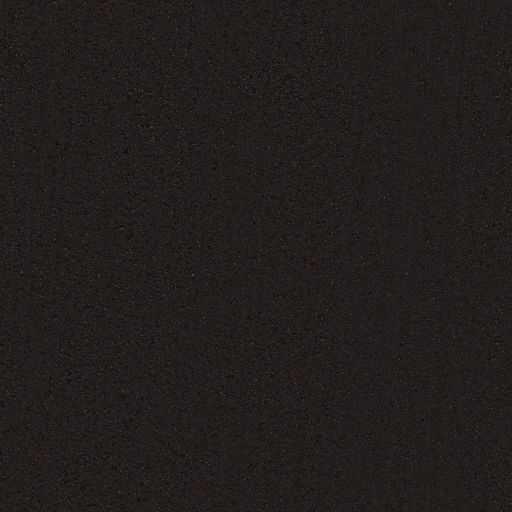
#> input picture assets/asphalt.jpg, 1024 x 1024 px, given in place of Facade001_1K-JPG_Color.jpg, which was not available (shown at 1/2 size)
$ python assets_venue.py ../assets
#> lines starting #> are read from the running program, lines starting #| are printed output that depends on the picture; pictures that were not available may be replaced by others from this repository, and a replacement may not be noted
"""Prepare the CC0 venue textures (ambientCG) for the 3D renderer's buildings.
usage: python tools/assets_venue.py DOWNLOAD_DIR
DOWNLOAD_DIR holds the extracted ambientCG 1K-JPG sets, one folder per asset:
  Facade001 (glass curtain wall), Facade006 (banded office windows),
  Facade002 (glass with lit panels), CorrugatedSteel005 (metal cladding).
Writes assets/venue_*.jpg and embeds them in js/assets/venue.js as data URIs, with the
same key conventions as core.js: albedo, `_n` normal (OpenGL), `_arm` packed
AO / roughness / metalness.
"""
import sys, pathlib, base64, json
from PIL import Image

SRC = pathlib.Path(sys.argv[1])
ROOT = pathlib.Path(__file__).resolve().parent.parent
OUT = ROOT / 'assets'; OUT.mkdir(exist_ok=True)
JS = ROOT / 'js' / 'assets'

SETS = {
    'glass': 'Facade001',
    'office': 'Facade006',
    'glasslit': 'Facade002',
    'clad': 'CorrugatedSteel005',
}
S = 512
keys = {}
for key, aid in SETS.items():
    d = SRC / aid
    col = Image.open(d / f'{aid}_1K-JPG_Color.jpg').convert('RGB').resize((S, S), Image.LANCZOS)
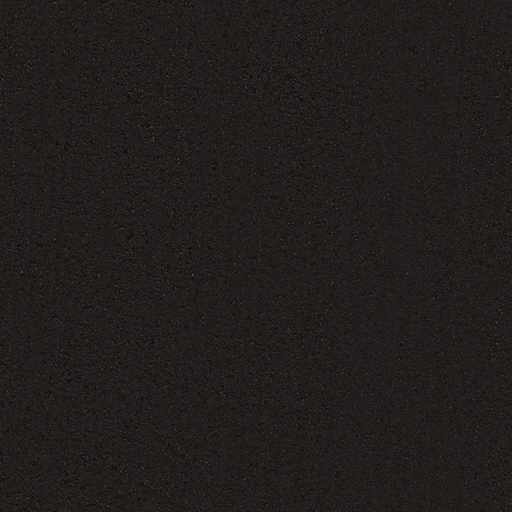
#> col: PIL image 512x512 RGB; mean R, G, B 34.5, 29.4, 28.4
    col.save(OUT / f'venue_{key}.jpg', quality=86, optimize=True)
    nor = Image.open(d / f'{aid}_1K-JPG_NormalGL.jpg').convert('RGB').resize((S, S), Image.LANCZOS)
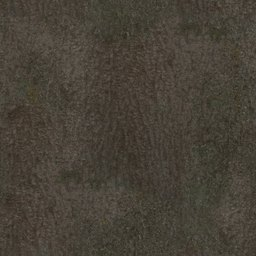
#> input picture assets/bark.jpg, 256 x 256 px, given in place of Facade001_1K-JPG_NormalGL.jpg, which was not available
    nor.save(OUT / f'venue_{key}_n.jpg', quality=88, optimize=True)
    rough = Image.open(d / f'{aid}_1K-JPG_Roughness.jpg').convert('L').resize((S, S), Image.LANCZOS)
    mp = d / f'{aid}_1K-JPG_Metalness.jpg'
    metal = Image.open(mp).convert('L').resize((S, S), Image.LANCZOS) if mp.exists() else Image.new('L', (S, S), 0)
#> metal: PIL image 512x512 L; every value is 0
    ao = Image.new('L', (S, S), 255)
#> ao: PIL image 512x512 L; every value is 255
    Image.merge('RGB', (ao, rough, metal)).save(OUT / f'venue_{key}_arm.jpg', quality=88, optimize=True)
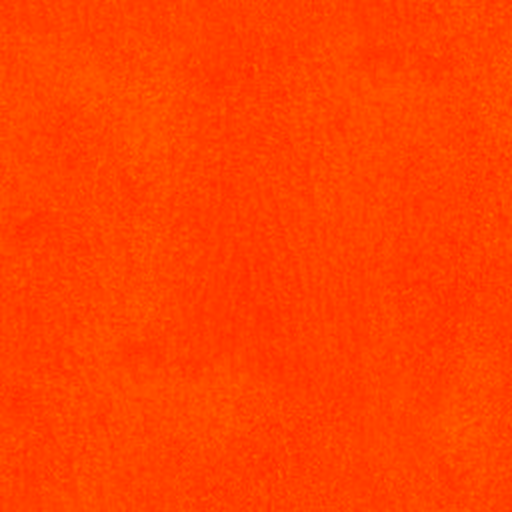
#> saved as venue_glass_arm.jpg: PIL image 512x512 RGB; mean R, G, B 255, 66.1, 0
    for suf in ('', '_n', '_arm'):
        keys[key + suf] = OUT / f'venue_{key}{suf}.jpg'
#> (the run stopped early here; a loop or call above may not have finished)
